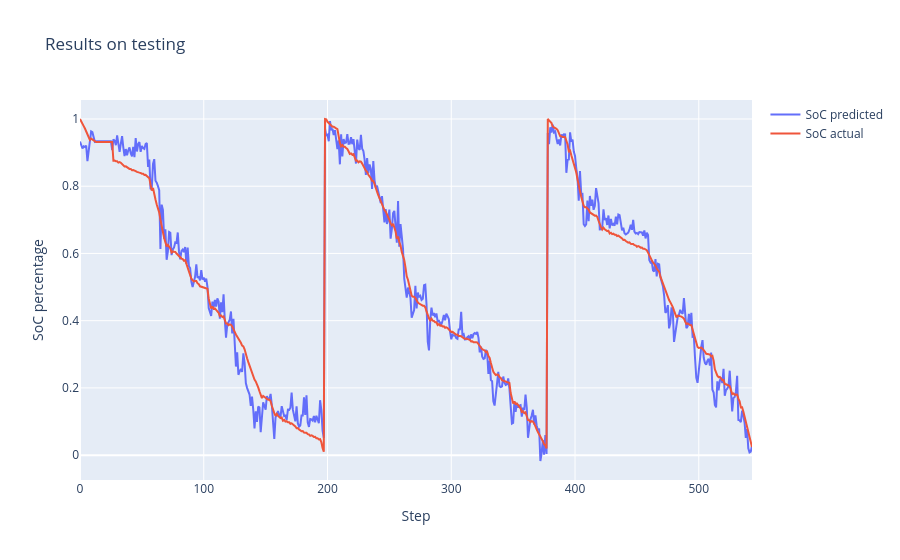

Notebook code cell kept with this figure:
### Markdown cell above
## -10C

### Code cell
test_x, test_y = get_test_data(['n10degC/602_Mixed4',
                                'n10degC/602_Mixed5',
                                'n10degC/604_Mixed6'])

print(model.evaluate(test_x, test_y))
plot_test_performance(test_x, test_y)

### Figure 1 — Plotly figure (JSON) as saved in the notebook; plotly's stock layout.template omitted (floating-point values rounded to 4 significant figures; data arrays with more than 128 entries replaced by an {"elided": "..."} marker saying what was removed)
{"data": [{"mode": "lines", "name": "SoC predicted", "type": "scatter", "y": {"elided": "544 float values"}}, {"mode": "lines", "name": "SoC actual", "type": "scatter", "y": {"elided": "544 float values"}}], "layout": {"autosize": true, "title": {"text": "Results on testing"}, "xaxis": {"autorange": true, "range": [0, 543], "title": {"text": "Step"}}, "yaxis": {"autorange": true, "range": [-0.074, 1.057], "title": {"text": "SoC percentage"}, "type": "linear"}}}
